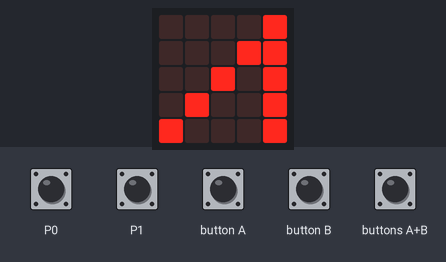
The program below on a simulated BBC micro:bit (MakeCode). On the bench: the board's 5×5 LED display. Inputs (shaded band) come from the test bench.

Above: at 1.2 s.
1.3 s: touch pin P1 pressed for 0.15 s
At 1.64 s:
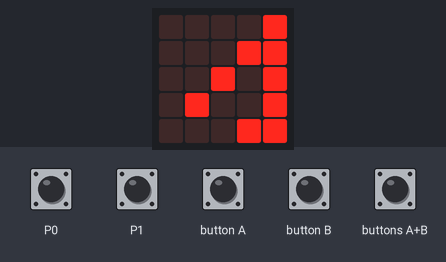
2.0 s: touch pin P0 pressed for 0.15 s
At 2.6 s:
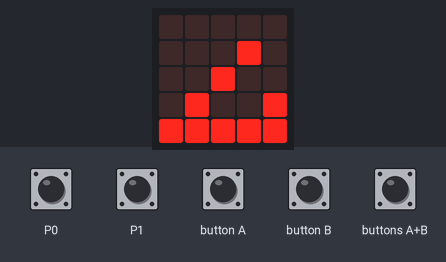
3.6 s: button A pressed for 0.15 s
At 3.94 s:
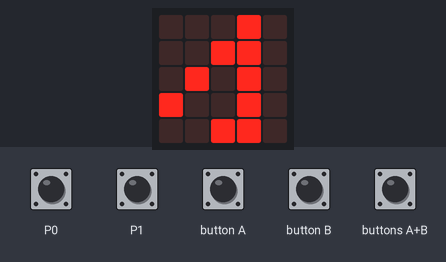
4.3 s: touch pin P1 pressed for 0.15 s
At 4.92 s:
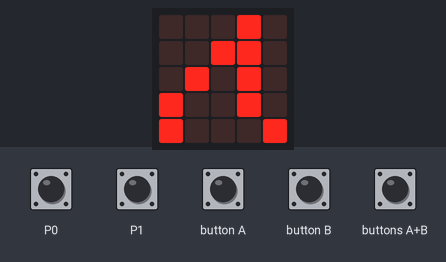
5.0 s: button B pressed for 0.15 s
At 5.39 s:
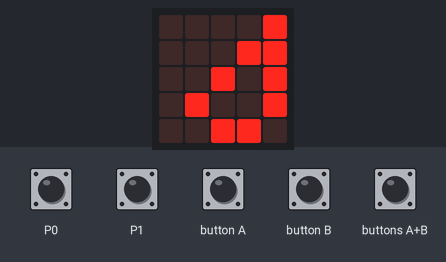
5.7 s: touch pin P0 pressed for 0.15 s
At 6.2 s:
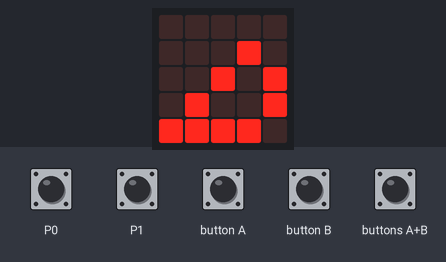
Timing chart, 0 to 8.7 s (numbered marks = the images above; inputs shaded):
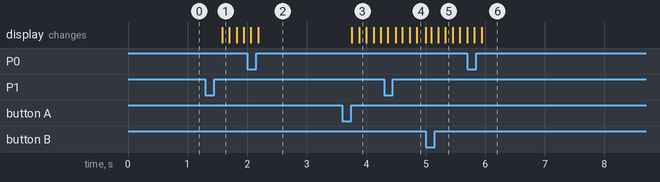

Measured:
- after the input at 1.3 s, the display: changes after 0.28 s (image 1)
- after the input at 2.0 s, the display: first differs from a run without the input after 0.19 s (image 2)
- after the input at 3.6 s, the display: first changes after 0.16 s (image 3 shows a later state)
- after the input at 4.3 s, the display: first differs from a run without the input after 0.31 s (image 4 shows a later state)
- after the input at 5.0 s, the display: first differs from a run without the input after 0.33 s (image 5)
- after the input at 5.7 s, the display: first differs from a run without the input after 0.24 s (image 6)

The program:

main.ts
```typescript
// 右
input.onPinPressed(TouchPin.P0, function () {
    _type = 3
})
// 左
input.onButtonPressed(Button.A, function () {
    _type = 2
})
// 停
input.onButtonPressed(Button.AB, function () {
    _type = 0
})
// 無
input.onButtonPressed(Button.B, function () {
    _type = 1
})
// 無
input.onPinPressed(TouchPin.P1, function () {
    _type = 4
})
// 圖形
let item: number[] = []
let _type = 0
let list = [
[
0,
0,
0,
0,
1
],
[
0,
0,
0,
1,
1
],
[
0,
0,
1,
0,
1
],
[
0,
1,
0,
0,
1
],
[
1,
0,
0,
0,
1
]
]
/**
 * 1=左
 *
 * 2=右
 *
 * 0=停
 *
 * 其他，測試中
 */
basic.forever(function () {
    // 開始圖案
    for (let y = 0; y <= 4; y++) {
        for (let x = 0; x <= 4; x++) {
            if (list[y][x] == 1) {
                led.plot(x, y)
            } else {
                led.unplot(x, y)
            }
        }
    }
    if (_type == 1) {
        for (let y = 0; y <= 4; y++) {
            for (let x = 0; x <= 4; x++) {
                if (list[y][x] == 1) {
                    led.plot(x, y)
                } else {
                    led.unplot(x, y)
                }
            }
        }
        for (let y = 0; y <= 4; y++) {
            item = list[y]
            item.unshift(item.pop())
        }
        basic.pause(100)
    } else if (_type == 2) {
        for (let y = 0; y <= 4; y++) {
            for (let x = 0; x <= 4; x++) {
                if (list[y][x] == 1) {
                    led.plot(x, y)
                } else {
                    led.unplot(x, y)
                }
            }
        }
        for (let y = 0; y <= 4; y++) {
            item = list[y]
            item.push(item.shift())
        }
        basic.pause(100)
    } else if (_type == 3) {
        for (let y = 0; y <= 4; y++) {
            for (let x = 0; x <= 4; x++) {
                if (list[y][x] == 1) {
                    led.plot(y, x)
                } else {
                    led.unplot(y, x)
                }
            }
        }
        for (let y = 0; y <= 4; y++) {
            item = list[y]
        }
        item.push(item.pop())
        basic.pause(100)
    } else if (_type == 4) {
        for (let y = 0; y <= 4; y++) {
            item = list[y]
        }
        item.push(item.shift())
        basic.pause(100)
    }
})
```

test.ts
```typescript
// 在這裡測試；當此封包作為擴充功能時，將不會編譯此內容。
```
